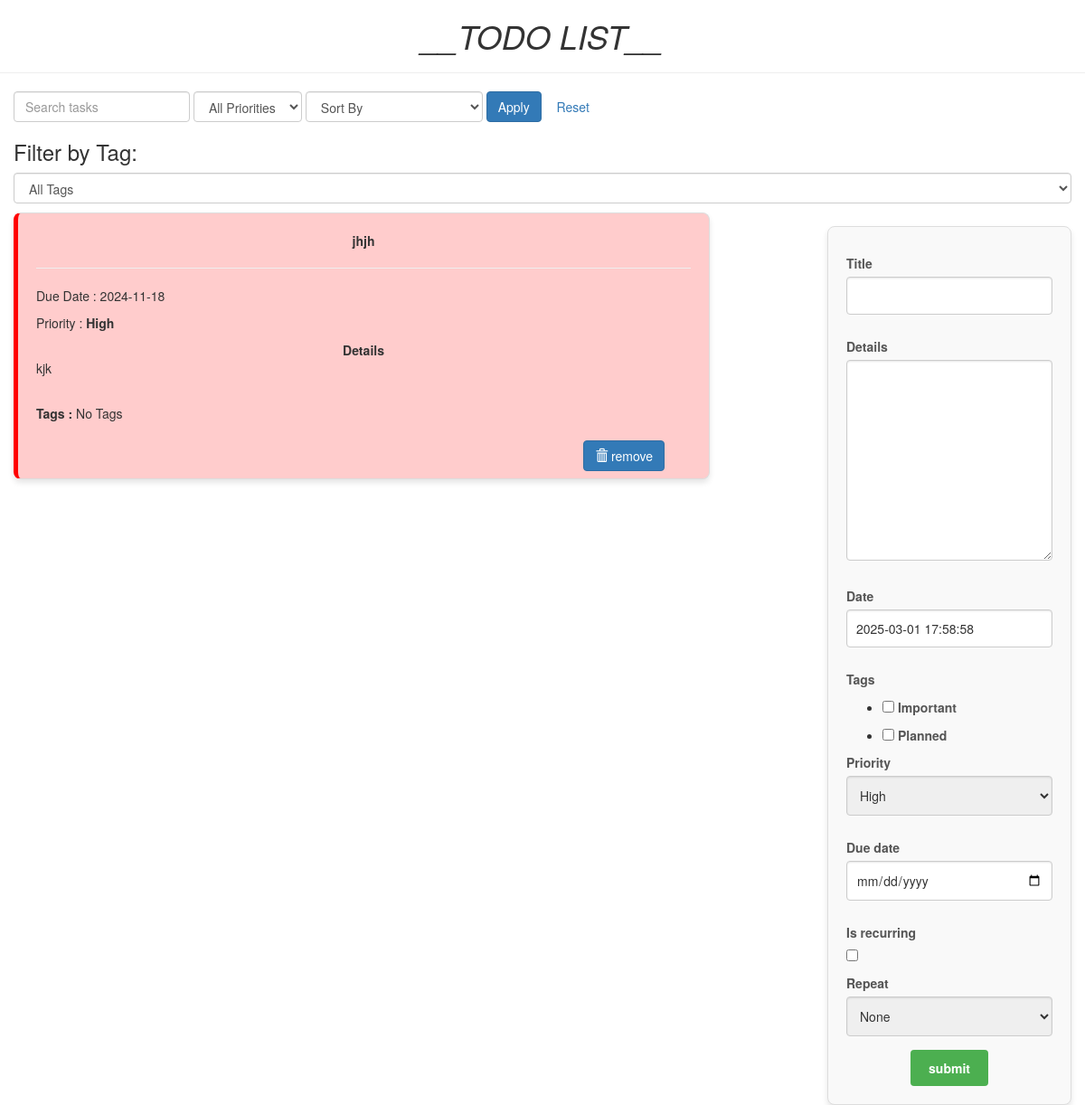
The app's page /, older data.
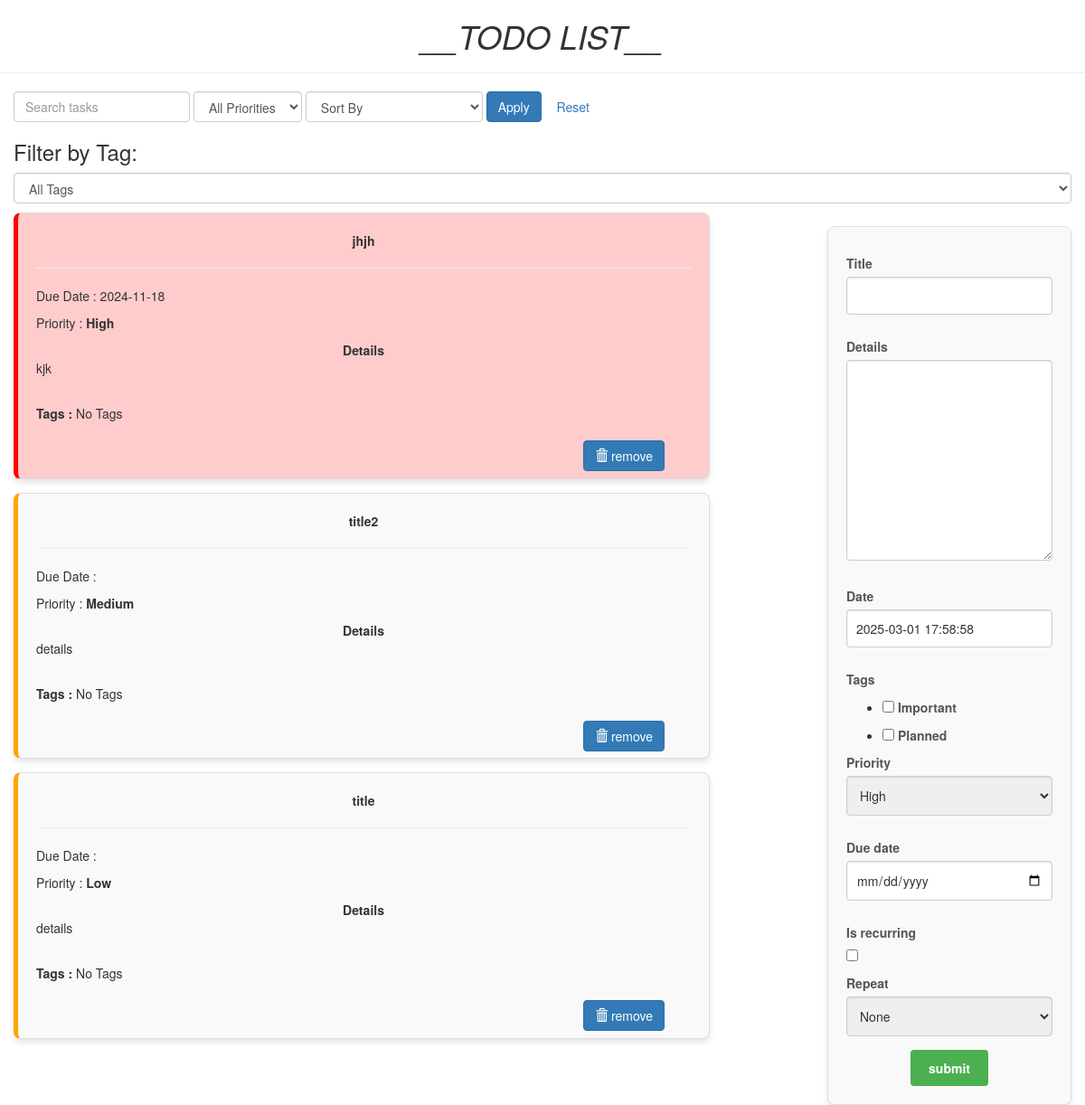
The same page, newer data.
### todo/models.py (models this page shows, shortened)
class Todo(models.Model):
    PRIORITY_CHOICES = [
        (3, 'High'),
        (2, 'Medium'),
        (1, 'Low')
    ]
    RECURRENCE_INTERVAL_CHOICES = [("daily","Daily"), ("weekly", "Weekly"), ("monthly", "Monthly")]
    title = models.CharField(max_length=100)
    details = models.TextField(blank=True, null=True)
    date = models.DateTimeField(default=timezone.now)
    tags = models.ManyToManyField(Tag, related_name='todos', blank=True)
    priority = models.IntegerField(choices=PRIORITY_CHOICES, default=2)
    due_date = models.DateField(null=True, blank=True) # Optional due date
    is_recurring = models.BooleanField(default=False)
    recurrence_interval = models.CharField(
        max_length=20,
        choices=RECURRENCE_INTERVAL_CHOICES,
        blank=True,
        null=True
    )
    class Meta:
        unique_together = ('title', 'details', 'due_date', 'priority')
    def is_due_soon(self):
        today = datetime.today().date() # Get today's date as datetime.date
        return self.due_date and self.due_date <=  today + timedelta(days=1)
    def is_overdue(self):
        today = datetime.today().date() # Get today's date as datetime.date
        return self.due_date and self.due_date <= today

### todo/views.py (the view)
# urls.py: path('', views.index, name='todo'),
def index(request):
    selected_tag = request.GET.get('tag', None)
    search_query = request.GET.get("search", "")
    priority_filter = request.GET.get("priority", "")
    sort_option = request.GET.get("sort", "")
    item_list = Todo.objects.all()
    if selected_tag:
        item_list = Todo.objects.filter(tags__name=selected_tag).order_by('-priority', 'due_date', '-date')
    if search_query:
        item_list = item_list.filter(Q(title__icontains=search_query) | Q(details__icontains=search_query))
    if priority_filter:
        item_list = item_list.filter(priority=priority_filter)
    sort_fields = {
        "title": "title",
        "-title": "-title",
        "due_date": "due_date",
        "-due_date": "-due_date",
        "priority": "priority",
        "-priority": "-priority",
    }
    if sort_option in sort_fields:
        item_list = item_list.order_by(sort_fields[sort_option])
    else:
        item_list = item_list.order_by('-priority', 'due_date', '-date')
    if request.method == "POST":
        form = TodoForm(request.POST)
        if form.is_valid():
            task = form.save()
            is_recurring = task.is_recurring
            recurrence_interval = task.recurrence_interval
            if is_recurring and request.POST['due_date']:
                start_date = datetime.now().date()
                task.save()
                create_recurring_tasks(task, start_date, recurrence_interval)
            else:
                task.save()
            return redirect('todo')
    else:
        form = TodoForm()
    tags = Tag.objects.all()
    page = {
        "form" : form,
        "list" : item_list,
        "tags" : tags,
        "title" : "TODO LIST"
    }
    return render(request, 'todo/index.html', page)

### todo/forms.py (shortened to what this page needs)
class TodoForm(forms.ModelForm):
    def __init__(self, *args, **kwargs):
        super().__init__(*args, **kwargs)
        self.fields['tags'].queryset = Tag.objects.exclude(name="Completed")
    tags = forms.ModelMultipleChoiceField(
        queryset=Tag.objects.all(),
        widget = forms.CheckboxSelectMultiple,
        required = False
    )
    details = forms.CharField(
        widget=forms.Textarea(),
        required = False
    )
    priority = forms.ChoiceField(
        choices=Todo.PRIORITY_CHOICES,
        widget=forms.Select,
        required=True
    )
    due_date = forms.DateField(
        widget=DateInput(attrs={
            'type':'date'
        }),
        required=False
    )
    recurrence_interval = forms.ChoiceField(
        choices=[("", "None"), ("daily","Daily"), ("weekly", "Weekly"), ("monthly", "Monthly")],
        required=False,
        label="Repeat",
        help_text="Choose a recurrence frequency. Weekly tasks need a due date > 7 days, monthly > 30 days."
    )
    class Meta:
        model = Todo
        fields = "__all__"

### todo/models.py (called while the page is built)
    def __str__(self):
        return self.name

### todo/templates/todo/index.html (shortened to what this page needs)
<!DOCTYPE html>
<html lang="en" dir="ltr">
    <head>
        <link rel="stylesheet" href="https://maxcdn.bootstrapcdn.com/bootstrap/3.3.7/css/bootstrap.min.css">
    </head>
    <body class="container-fluid">
        <center class="row">
            <h1><i>__TODO LIST__</i></h1>
            <hr />
        </center>
        <form method="GET" action="{% url 'todo' %}" class="form-inline mb-3">
            <input type="text" name="search" placeholder="Search tasks" class="form-control mr-2" value="{{ request.GET.search }}">
            <select name="priority" class="form-control mr-2">
                <option value="">All Priorities</option>
            </select>
            <select name="sort" class="form-control mr-2">
                <option value="">Sort By</option>
            </select>
            <button type="submit" class="btn btn-primary">Apply</button>
            <a href="{% url 'todo' %}" class="btn btn-secondary">Reset</a>
        </form>
        <div class="row">
            <div class="col-md-12">
                <h3>Filter by Tag:</h3>
                <form method="GET" action="">
                    <select name="tag" onchange="this.form.submit()" class="form-control">
                        <option value="">All Tags</option>
                    </select>
                </form>
            </div>
        </div>
        <div class="row" style="padding-top: 10px;">
            <div class="col-md-8">
            {% for i in list %}
                <div class="card
                {% if i.priority == 3 %} priority-high
                {% elif i.priority == 2 %} priority-medium
                {% else %} priority-medium
                {% endif %}
                {% if i.is_overdue %} overdue
                {% elif i.is_due_soon %} due-soon
                {% endif %}
                ">
                    <center><b>{{i.title}}</b></center>
                    <hr/>
                    <p>Due Date : {{ i.due_date|date:"Y-m-d"}}</p>
                    <p>Priority : <b>{{i.get_priority_display}}</b></p>
                    <center><b>Details</b></center>
                    {{i.details|safe}}
                    <br />
                    <b>Tags : </b>
                    {% for tag in i.tags.all %}
                        <span class="label label-primary">{{ tag.name }}</span>
                        {% empty %}
                        <span>No Tags</span>
                    {% endfor %}
                    <br />
                    <br />
                    <form action="/del/{{i.id}}" method="POST" style=" padding-right: 4%; padding-bottom: 3%;">
                        <button value="remove" type="submit" class="btn btn-primary" style="float: right;"><span class="glyphicon glyphicon-trash"></span>  remove</button>
                    </form>
                </div>
            {% endfor%}
            </div>
            <div class="col-md-1"> </div>
            <div class="col-md-3" >
                <div class="submit_form">
                    <form method="POST">
                        {% for field in form %}
                            <div class="mb-3">
                                <label class="form-label">{{ field.label }}</label>
                                {{ field }}
                            </div>
                        {% endfor %}
                        <center>
                            <input type="submit" class="btn btn-primary" value="submit" />
                        </center>
                    </form>
                </div>
            </div>
        </div>
    </body>
</html>

### todo/templates/todo/index.html (style rules this page uses)
.card { background-color: #f9f9f9; border: 1px solid #ddd; border-radius: 8px; padding: 20px; margin-bottom: 15px; box-shadow: 0px 4px 6px rgba(0, 0, 0, 0.1); transition: box-shadow 0.3s ease, transform 0.3s ease; }
.submit_form { background-color: #f9f9f9; border: 1px solid #ddd; border-radius: 8px; padding: 20px; box-shadow: 0px 4px 6px rgba(0, 0, 0, 0.1); margin-top: 15px; }
.submit_form label { display: block; margin-top: 10px; color: #555; font-weight: 600; }
.submit_form input[type="text"], .submit_form input[type="date"], .submit_form select, .submit_form textarea { width: 100%; padding: 10px; border: 1px solid #ccc; border-radius: 4px; margin-bottom: 15px; font-size: 1em; color: #333; box-shadow: inset 0px 1px 2px rgba(0, 0, 0, 0.1); }
.submit_form input[type="submit"] { background-color: #4CAF50; color: white; padding: 10px 20px; border: none; border-radius: 4px; font-size: 1em; font-weight: bold; cursor: pointer; transition: background-color 0.3s ease; }
.overdue { background-color: #ffcccc; }
.priority-high { border-left: 5px solid red; }
.priority-medium { border-left: 5px solid orange; }

Row changes from the older to the newer data that the page shows:
added Todo: title "title2", priority "Medium", details "details"
added Todo: title "title", priority "Low", details "details"
